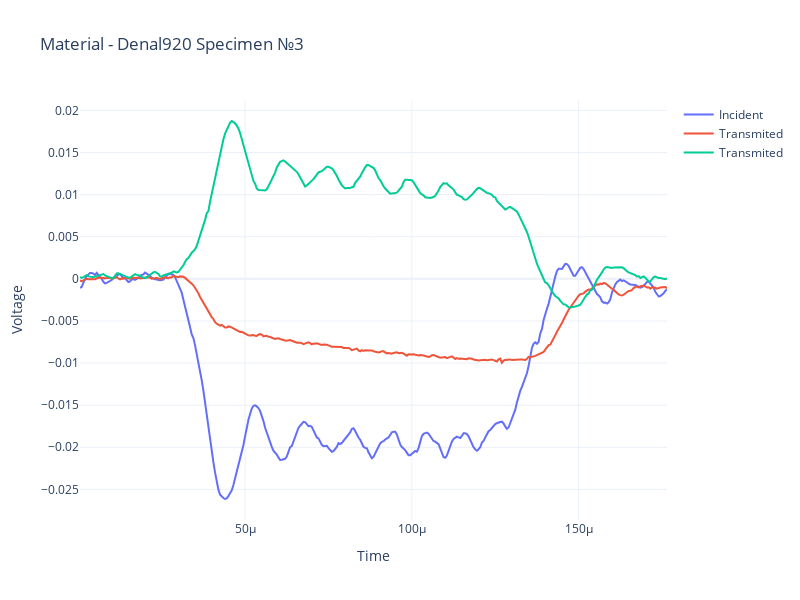

Notebook cell for this chart:
### Code cell
spec = "1"
fig2 = go.Figure()
fig2.update_layout(template = 'plotly_white', width=800, height=600,
                  title = f"Material - {material[0]} Specimen №3")
fig2.add_trace(go.Scatter(x = data['specimen_'+spec]['time'], 
                            y = data['specimen_'+spec]['incid'],
                             name = 'Incident'))
fig2.add_trace(go.Scatter(x = data['specimen_'+spec]['time'], 
                            y = data['specimen_'+spec]['trans'],
                             name = 'Transmited'))
fig2.add_trace(go.Scatter(x = data['specimen_'+spec]['time'], 
                            y = data['specimen_'+spec]['refl'], name = 'Transmited'))
fig2.update_yaxes(title = 'Voltage')
fig2.update_xaxes(title = 'Time')
fig2.show()

### Figure 1 — Plotly figure (JSON) as saved in the notebook; plotly's stock layout.template omitted (floating-point values rounded to 4 significant figures; data arrays with more than 128 entries replaced by an {"elided": "..."} marker saying what was removed)
{"data": [{"name": "Incident", "type": "scatter", "x": {"elided": "353 float values"}, "y": {"elided": "353 float values"}}, {"name": "Transmited", "type": "scatter", "x": {"elided": "353 float values"}, "y": {"elided": "353 float values"}}, {"name": "Transmited", "type": "scatter", "x": {"elided": "353 float values"}, "y": {"elided": "353 float values"}}], "layout": {"height": 600, "title": {"text": "Material - Denal920 Specimen №3"}, "width": 800, "xaxis": {"title": {"text": "Time"}}, "yaxis": {"title": {"text": "Voltage"}}}}
